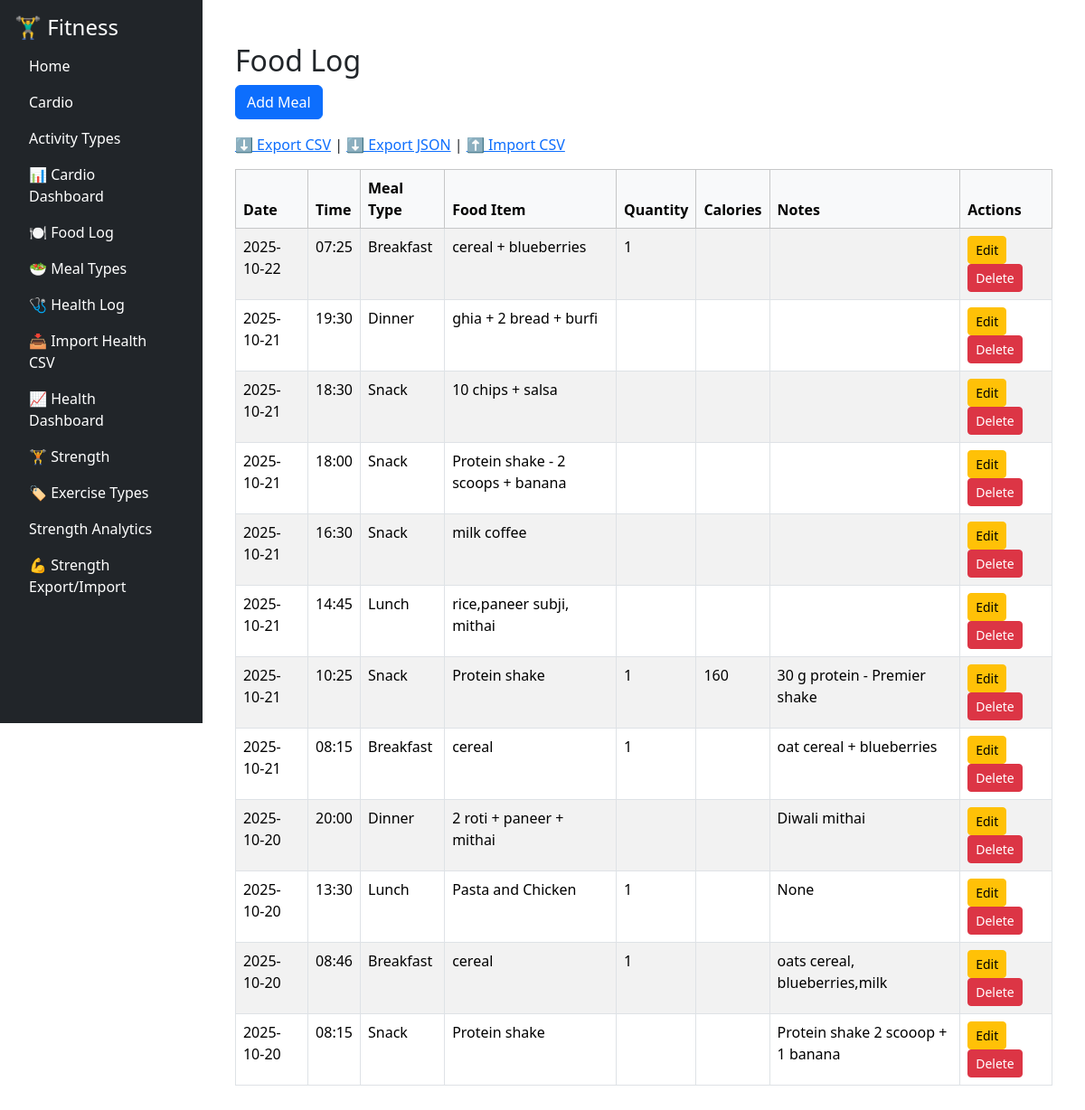
The app's page /food/food, older data.
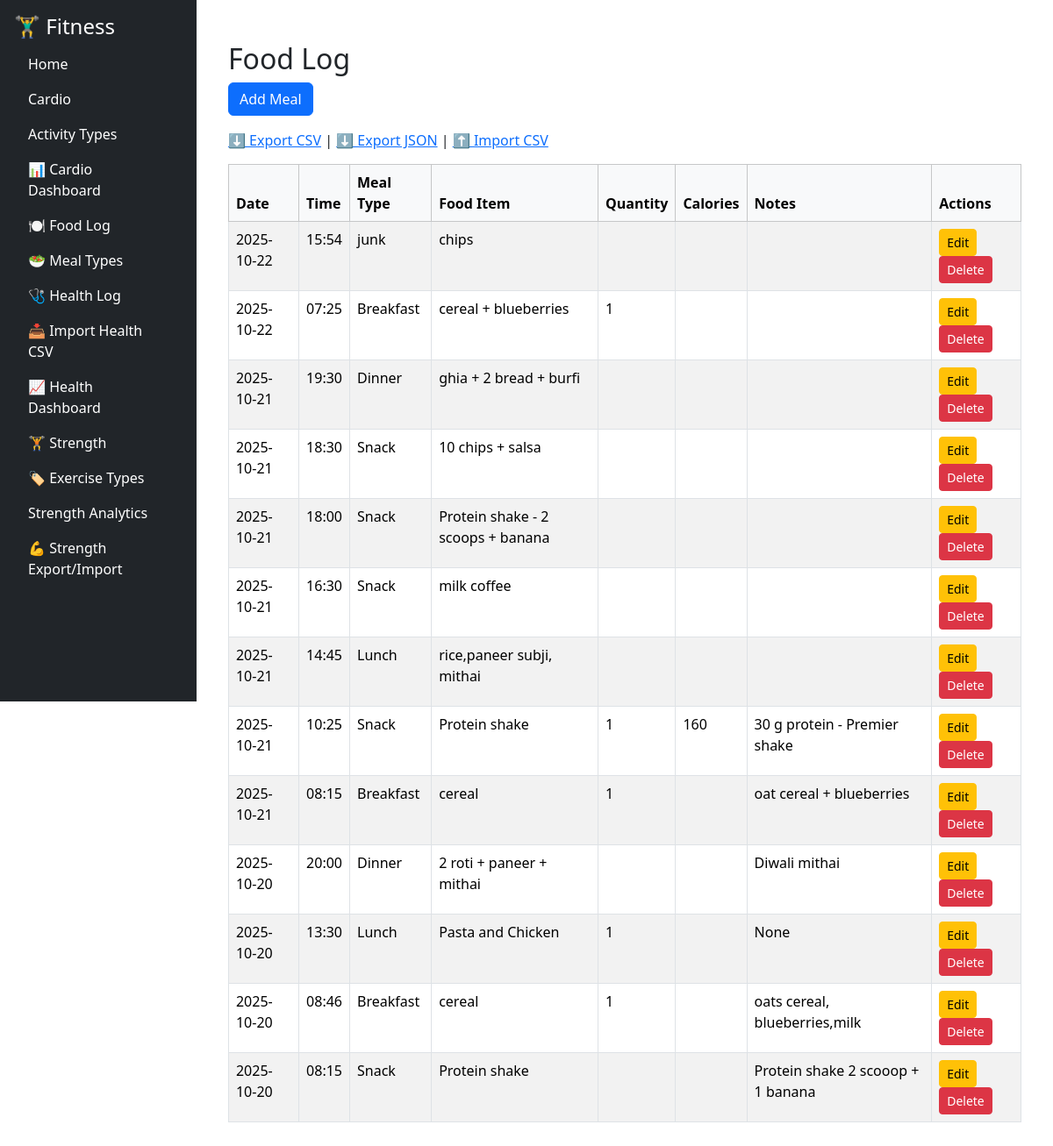
The same page, newer data.
### tables this page shows
CREATE TABLE food_log (
            id INTEGER PRIMARY KEY AUTOINCREMENT,
            date TEXT NOT NULL,
            time TEXT,
            meal_type_id INTEGER NOT NULL,
            food_item TEXT NOT NULL,
            quantity TEXT,
            calories INTEGER,
            notes TEXT,
            FOREIGN KEY (meal_type_id) REFERENCES meal_types(id)
        );

CREATE TABLE meal_types (
            id INTEGER PRIMARY KEY AUTOINCREMENT,
            name TEXT NOT NULL UNIQUE
        );

### fitness/food/routes/food_routes.py (the view)
@food_bp.route('/food')
def food_list():
    conn = get_connection()
    foods = conn.execute("""
        SELECT f.*, mt.name AS meal_name
        FROM food_log f
        JOIN meal_types mt ON f.meal_type_id = mt.id
        ORDER BY date DESC, time DESC
    """).fetchall()
    conn.close()
    return render_template('food_list.html', foods=foods)

### fitness/db/db.py (called while the page is built)
def get_connection():
    conn = sqlite3.connect(DB_PATH)
    conn.row_factory = sqlite3.Row
    return conn

### fitness/food/templates/food_list.html
{% extends "base.html" %}
{% block content %}
<div class="container mt-4">
  <h2>Food Log</h2>
  <a href="{{ url_for('food_bp.add_food') }}" class="btn btn-primary mb-3">Add Meal</a>
<div style="margin-bottom: 15px;">
    <a href="{{ url_for('food_bp.export_food_csv') }}">⬇️ Export CSV</a> |
    <a href="{{ url_for('food_bp.export_food_json') }}">⬇️ Export JSON</a> |
    <a href="{{ url_for('food_bp.import_food_csv') }}">⬆️ Import CSV</a>
</div>
  <table class="table table-striped table-bordered">
    <thead class="table-light">
      <tr>
        <th class="sortable" data-type="date">Date</th>
        <th class="sortable">Time</th>
        <th class="sortable">Meal Type</th>
        <th class="sortable">Food Item</th>
        <th>Quantity</th>
        <th>Calories</th>
        <th>Notes</th>
        <th>Actions</th>
      </tr>
    </thead>
    <tbody>
      {% for f in foods %}
      <tr>
        <td>{{ f['date'] }}</td>
        <td>{{ f['time'] or '' }}</td>
        <td>{{ f['meal_name'] }}</td>
        <td>{{ f['food_item'] }}</td>
        <td>{{ f['quantity'] or '' }}</td>
        <td>{{ f['calories'] or '' }}</td>
        <td>{{ f['notes'] or '' }}</td>
        <td>
          <a href="{{ url_for('food_bp.edit_food', id=f['id']) }}" class="btn btn-sm btn-warning">Edit</a>
          <a href="{{ url_for('food_bp.delete_food', id=f['id']) }}" class="btn btn-sm btn-danger"
             onclick="return confirm('Delete this entry?')">Delete</a>
        </td>
      </tr>
      {% endfor %}
    </tbody>
  </table>
</div>
{% endblock %}

Row changes from the older to the newer data that the page shows:
added food_log: date "2025-10-22", time "15:54", meal_name "junk", food_item "chips"
